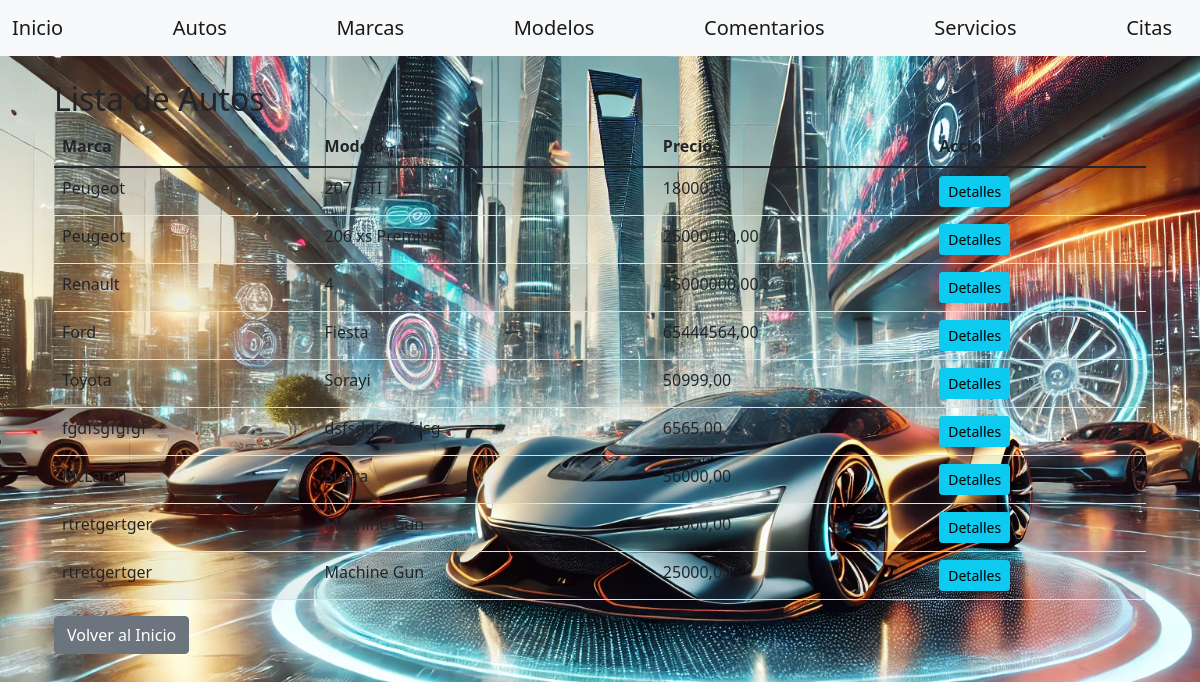
Before: /gestion/autos/ with the older database file.
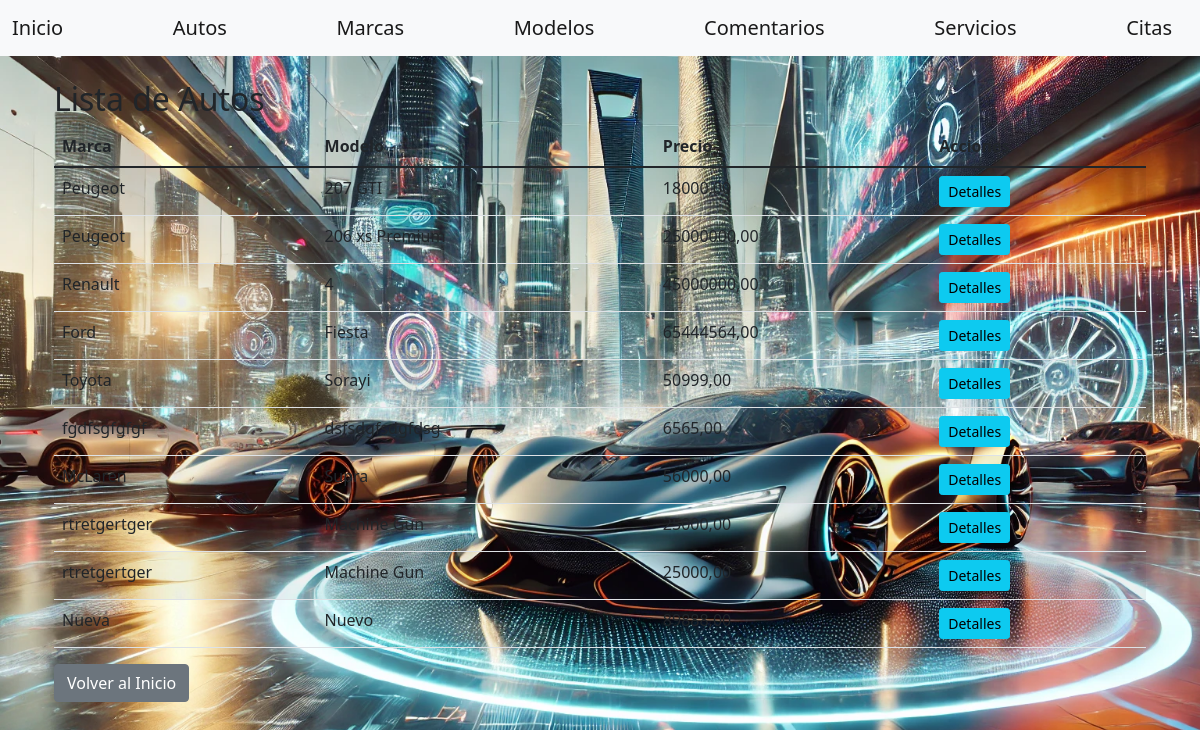
After: the same page with the newer database file.
### gestion/models.py (models this page shows, shortened)
class Auto(models.Model):
    marca = models.ForeignKey(Marca, on_delete=models.CASCADE, default=1)
    modelo = models.ForeignKey(ModeloAuto, on_delete=models.CASCADE)
    categoria = models.ForeignKey(Categoria, on_delete=models.CASCADE)
    precio = models.DecimalField(max_digits=10, decimal_places=2)
    imagen = models.ImageField(upload_to='autos/')
    descripcion = models.TextField()

class ModeloAuto(models.Model):
    marca = models.ForeignKey(Marca, on_delete=models.CASCADE)
    nombre = models.CharField(max_length=100)

class Marca(models.Model):
    nombre = models.CharField(max_length=100)

### gestion/views/auto_view.py (the view)
# urls.py: path('autos/', auto_view.AutoListView.as_view(), name='auto-list'),
class AutoListView(View):
    def get(self, request, *args, **kwargs):
        repo = AutoRepository()
        autos = repo.get_all()
        return render(request, 'autos/list.html', dict(autos=autos))

### gestion/context_processors.py (called while the page is built)
def user_info(request):
    user = request.user if request.user.is_authenticated else None
    return {
        'authenticated_user': user
    }

def all_brands(request):
    brands = cache.get('brands')
    if brands is None:
        brands = Marca.objects.all()
        cache.set('brands', brands, 36000)  # Cache por 10 horas (36000 segundos)
    return {'all_brands': brands}

def all_categories(request):
    categories = cache.get('categories')
    if categories is None:
        categories = Categoria.objects.all()  # Devuelve objetos completos
        cache.set('categories', categories, 36000)  # Cache por 10 horas (36000 segundos)
    return {'all_categories': categories}

### gestion/repositories/auto_repository.py (called while the page is built)
    def get_all(self) -> List[Auto]:
        return Auto.objects.all()

### gestion/templates/autos/list.html (shortened to what this page needs)
{% extends "home/base.html" %}
{% block content %}
<div class="container mt-3">
    <h2>Lista de Autos</h2>
    <table class="table table-striped">
        <thead>
            <tr>
                <th>Marca</th>
                <th>Modelo</th>
                <th>Precio</th>
                <th>Acciones</th>
            </tr>
        </thead>
        <tbody>
            {% for auto in autos %}
                <tr>
                    <td>{{ auto.modelo.marca.nombre }}</td>
                    <td>{{ auto.modelo.nombre }}</td>
                    <td>{{ auto.precio }}</td>
                    <td>
                        <a href="{% url 'auto-detail' auto.id %}" class="btn btn-info btn-sm">Detalles</a>
                    </td>
                </tr>
            {% endfor %}
        </tbody>
    </table>
    <a href="{% url 'index' %}" class="btn btn-secondary">Volver al Inicio</a>
</div>
{% endblock %}

Changed rows visible on the page:
added Auto: modelo.marca.nombre "Nueva", modelo.nombre "Nuevo", precio "89888,00"
